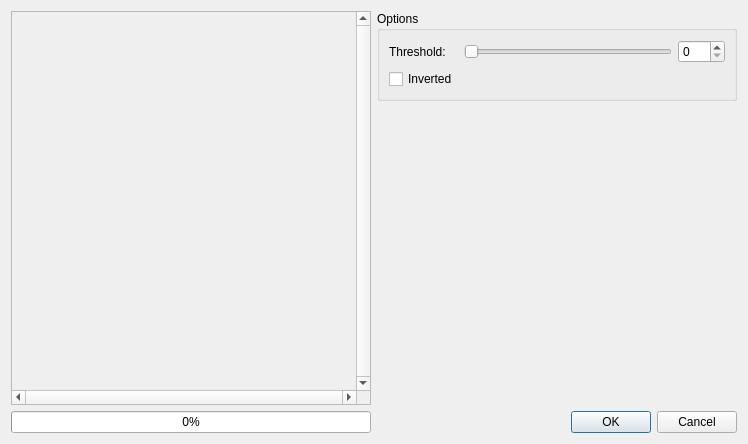
<?xml version="1.0" encoding="UTF-8"?>
<ui version="4.0">
 <class>Dialog</class>
 <widget class="QDialog" name="Dialog">
  <property name="geometry">
   <rect>
    <x>0</x>
    <y>0</y>
    <width>748</width>
    <height>444</height>
   </rect>
  </property>
  <property name="windowTitle">
   <string>Dialog</string>
  </property>
  <layout class="QGridLayout" name="gridLayout_2">
   <item row="2" column="1">
    <widget class="QDialogButtonBox" name="buttonBox">
     <property name="orientation">
      <enum>Qt::Horizontal</enum>
     </property>
     <property name="standardButtons">
      <set>QDialogButtonBox::Cancel|QDialogButtonBox::Ok</set>
     </property>
    </widget>
   </item>
   <item row="0" column="1">
    <widget class="QGroupBox" name="optionsBox">
     <property name="title">
      <string>Options</string>
     </property>
     <layout class="QGridLayout" name="gridLayout">
      <item row="0" column="0">
       <widget class="QLabel" name="thresholdLabel">
        <property name="sizePolicy">
         <sizepolicy hsizetype="Preferred" vsizetype="Preferred">
          <horstretch>0</horstretch>
          <verstretch>0</verstretch>
         </sizepolicy>
        </property>
        <property name="text">
         <string>Threshold:</string>
        </property>
        <property name="buddy">
         <cstring>thresholdSlider</cstring>
        </property>
       </widget>
      </item>
      <item row="0" column="2">
       <widget class="QSpinBox" name="thresholdSpinBox">
        <property name="sizePolicy">
         <sizepolicy hsizetype="Preferred" vsizetype="Fixed">
          <horstretch>0</horstretch>
          <verstretch>0</verstretch>
         </sizepolicy>
        </property>
        <property name="maximum">
         <number>255</number>
        </property>
       </widget>
      </item>
      <item row="0" column="1">
       <widget class="QSlider" name="thresholdSlider">
        <property name="sizePolicy">
         <sizepolicy hsizetype="Expanding" vsizetype="Fixed">
          <horstretch>0</horstretch>
          <verstretch>0</verstretch>
         </sizepolicy>
        </property>
        <property name="maximum">
         <number>255</number>
        </property>
        <property name="orientation">
         <enum>Qt::Horizontal</enum>
        </property>
       </widget>
      </item>
      <item row="1" column="0">
       <widget class="QCheckBox" name="invertedCheckBox">
        <property name="text">
         <string>Inverted</string>
        </property>
       </widget>
      </item>
     </layout>
    </widget>
   </item>
   <item row="1" column="1">
    <spacer name="verticalSpacer">
     <property name="orientation">
      <enum>Qt::Vertical</enum>
     </property>
     <property name="sizeHint" stdset="0">
      <size>
       <width>20</width>
       <height>313</height>
      </size>
     </property>
    </spacer>
   </item>
   <item row="2" column="0">
    <widget class="QProgressBar" name="progress">
     <property name="maximum">
      <number>100000</number>
     </property>
     <property name="value">
      <number>24</number>
     </property>
    </widget>
   </item>
   <item row="0" column="0" rowspan="2">
    <widget class="QScrollArea" name="scrollArea">
     <property name="verticalScrollBarPolicy">
      <enum>Qt::ScrollBarAlwaysOn</enum>
     </property>
     <property name="horizontalScrollBarPolicy">
      <enum>Qt::ScrollBarAlwaysOn</enum>
     </property>
     <property name="widgetResizable">
      <bool>true</bool>
     </property>
     <property name="alignment">
      <set>Qt::AlignCenter</set>
     </property>
     <widget class="QWidget" name="scrollAreaWidgetContents">
      <property name="geometry">
       <rect>
        <x>1</x>
        <y>1</y>
        <width>345</width>
        <height>384</height>
       </rect>
      </property>
      <layout class="QVBoxLayout" name="verticalLayout">
       <item>
        <widget class="QLabel" name="view">
         <property name="sizePolicy">
          <sizepolicy hsizetype="Ignored" vsizetype="Ignored">
           <horstretch>0</horstretch>
           <verstretch>0</verstretch>
          </sizepolicy>
         </property>
         <property name="text">
          <string/>
         </property>
         <property name="scaledContents">
          <bool>true</bool>
         </property>
        </widget>
       </item>
      </layout>
     </widget>
    </widget>
   </item>
  </layout>
 </widget>
 <resources/>
 <connections>
  <connection>
   <sender>buttonBox</sender>
   <signal>accepted()</signal>
   <receiver>Dialog</receiver>
   <slot>accept()</slot>
   <hints>
    <hint type="sourcelabel">
     <x>598</x>
     <y>439</y>
    </hint>
    <hint type="destinationlabel">
     <x>157</x>
     <y>274</y>
    </hint>
   </hints>
  </connection>
  <connection>
   <sender>buttonBox</sender>
   <signal>rejected()</signal>
   <receiver>Dialog</receiver>
   <slot>reject()</slot>
   <hints>
    <hint type="sourcelabel">
     <x>666</x>
     <y>439</y>
    </hint>
    <hint type="destinationlabel">
     <x>286</x>
     <y>274</y>
    </hint>
   </hints>
  </connection>
  <connection>
   <sender>thresholdSlider</sender>
   <signal>valueChanged(int)</signal>
   <receiver>thresholdSpinBox</receiver>
   <slot>setValue(int)</slot>
   <hints>
    <hint type="sourcelabel">
     <x>548</x>
     <y>45</y>
    </hint>
    <hint type="destinationlabel">
     <x>711</x>
     <y>46</y>
    </hint>
   </hints>
  </connection>
  <connection>
   <sender>thresholdSpinBox</sender>
   <signal>valueChanged(int)</signal>
   <receiver>thresholdSlider</receiver>
   <slot>setValue(int)</slot>
   <hints>
    <hint type="sourcelabel">
     <x>715</x>
     <y>50</y>
    </hint>
    <hint type="destinationlabel">
     <x>565</x>
     <y>47</y>
    </hint>
   </hints>
  </connection>
 </connections>
</ui>
